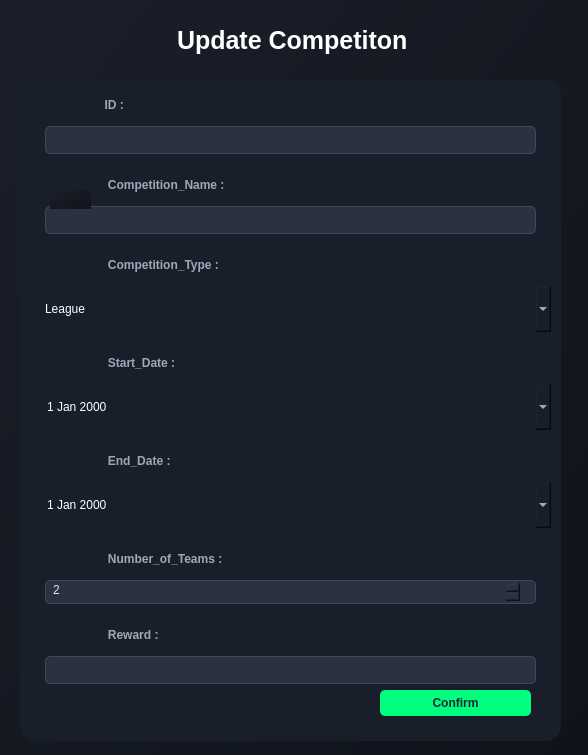
<?xml version="1.0" encoding="UTF-8"?>
<ui version="4.0">
 <class>updateform</class>
 <widget class="QWidget" name="updateform">
  <property name="geometry">
   <rect>
    <x>0</x>
    <y>0</y>
    <width>588</width>
    <height>755</height>
   </rect>
  </property>
  <property name="windowTitle">
   <string>Add New Competition</string>
  </property>
  <property name="styleSheet">
   <string notr="true">background: qlineargradient(x1:0, y1:0, x2:1, y2:1, stop:0 #1b1f2a, stop:1 #10131a);</string>
  </property>
  <widget class="QLabel" name="label_4">
   <property name="geometry">
    <rect>
     <x>160</x>
     <y>20</y>
     <width>261</width>
     <height>41</height>
    </rect>
   </property>
   <property name="font">
    <font>
     <pointsize>-1</pointsize>
     <bold>true</bold>
    </font>
   </property>
   <property name="styleSheet">
    <string notr="true">/* Style for the Adjust Team title label */
QLabel#label_4 {
    background-color: transparent; /* Dark background matching the app */
    color: #FFFFFF; /* White text for contrast */
    font-size: 25px; /* Larger font for title emphasis */
    font-weight: bold; /* Bold for a strong title appearance */


    padding: 5px 10px; /* Padding for a balanced look */
}</string>
   </property>
   <property name="text">
    <string>Update Competiton</string>
   </property>
  </widget>
  <widget class="QWidget" name="widget" native="true">
   <property name="geometry">
    <rect>
     <x>20</x>
     <y>80</y>
     <width>541</width>
     <height>661</height>
    </rect>
   </property>
   <property name="styleSheet">
    <string notr="true">background-color: rgb(25, 31, 42);
    color: #FFFFFF;
    font-family: 'Segoe UI', Arial, sans-serif;
    font-size: 12px;
    border-radius: 15px;
    padding: 15px;
    spacing: 2px;
</string>
   </property>
   <widget class="QWidget" name="widget" native="true">
    <property name="geometry">
     <rect>
      <x>10</x>
      <y>0</y>
      <width>521</width>
      <height>641</height>
     </rect>
    </property>
    <layout class="QVBoxLayout" name="verticalLayout">
     <item>
      <widget class="QLabel" name="label_comp_name_2">
       <property name="styleSheet">
        <string notr="true">color: #A0A8B7;
font-weight: bold;
padding-bottom: 5px;background-color:transparent;</string>
       </property>
       <property name="text">
        <string>                 ID :</string>
       </property>
      </widget>
     </item>
     <item>
      <widget class="QLineEdit" name="lineEdit_id">
       <property name="styleSheet">
        <string notr="true">background-color: #2A3240; /* Darker blue-gray for input fields */
    border: 1px solid #3A4A5A; /* Subtle blue-gray border */
    border-radius: 5px;
    padding: 5px;
    color: #E0E6ED; /* Light gray text for readability */
    margin-left: 15px;
    margin-right: 15px;
</string>
       </property>
      </widget>
     </item>
     <item>
      <widget class="QLabel" name="label_comp_name">
       <property name="styleSheet">
        <string notr="true">color: #A0A8B7;
font-weight: bold;
padding-bottom: 5px;background-color:transparent;</string>
       </property>
       <property name="text">
        <string>                  Competition_Name :</string>
       </property>
      </widget>
     </item>
     <item>
      <widget class="QLineEdit" name="lineEdit_comp_name">
       <property name="styleSheet">
        <string notr="true">background-color: #2A3240; /* Darker blue-gray for input fields */
    border: 1px solid #3A4A5A; /* Subtle blue-gray border */
    border-radius: 5px;
    padding: 5px;
    color: #E0E6ED; /* Light gray text for readability */
    margin-left: 15px;
    margin-right: 15px;
</string>
       </property>
      </widget>
     </item>
     <item>
      <widget class="QLabel" name="label_comp_type">
       <property name="styleSheet">
        <string notr="true">color: #A0A8B7;
font-weight: bold;
padding-bottom: 5px;background-color:transparent;</string>
       </property>
       <property name="text">
        <string>                  Competition_Type :</string>
       </property>
      </widget>
     </item>
     <item>
      <widget class="QComboBox" name="comboBox_comp_type">
       <property name="styleSheet">
        <string notr="true">background-color: #2A3240;
  border: 1px solid #3A4A5A;
    border-radius: 5px;
    padding: 5px;
    color: #E0E6ED;
    margin-left: 15px;
    margin-right: 15px;

comboBox_comp_type::drop-down {
    border-left: 1px solid #3A4A5A;
    width: 20px;
}
comboBox_comp_type::focus {
    border: 1px solid #00FF7F;
    background-color: #323A48;
}</string>
       </property>
       <item>
        <property name="text">
         <string>League</string>
        </property>
       </item>
       <item>
        <property name="text">
         <string>Tournament</string>
        </property>
       </item>
      </widget>
     </item>
     <item>
      <widget class="QLabel" name="label_start_date">
       <property name="styleSheet">
        <string notr="true">color: #A0A8B7;
font-weight: bold;
padding-bottom: 5px;background-color:transparent;</string>
       </property>
       <property name="text">
        <string>                  Start_Date :</string>
       </property>
      </widget>
     </item>
     <item>
      <widget class="QDateEdit" name="dateEdit_start_date">
       <property name="styleSheet">
        <string notr="true">background-color: #2A3240;
  border: 1px solid #3A4A5A;
    border-radius: 5px;
    padding: 5px;
    color: #E0E6ED;
    margin-left: 15px;
    margin-right: 15px;

comboBox_comp_type::drop-down {
    border-left: 1px solid #3A4A5A;
    width: 20px;
}
comboBox_comp_type::focus {
    border: 1px solid #00FF7F;
    background-color: #323A48;
}</string>
       </property>
       <property name="calendarPopup">
        <bool>true</bool>
       </property>
      </widget>
     </item>
     <item>
      <widget class="QLabel" name="label_end_date">
       <property name="styleSheet">
        <string notr="true">color: #A0A8B7;
font-weight: bold;
padding-bottom: 5px;background-color:transparent;</string>
       </property>
       <property name="text">
        <string>                  End_Date :</string>
       </property>
      </widget>
     </item>
     <item>
      <widget class="QDateEdit" name="dateEdit_end_date">
       <property name="styleSheet">
        <string notr="true">background-color: #2A3240;
  border: 1px solid #3A4A5A;
    border-radius: 5px;
    padding: 5px;
    color: #E0E6ED;
    margin-left: 15px;
    margin-right: 15px;

comboBox_comp_type::drop-down {
    border-left: 1px solid #3A4A5A;
    width: 20px;
}
comboBox_comp_type::focus {
    border: 1px solid #00FF7F;
    background-color: #323A48;
}</string>
       </property>
       <property name="calendarPopup">
        <bool>true</bool>
       </property>
      </widget>
     </item>
     <item>
      <widget class="QLabel" name="label_numbers_teams">
       <property name="styleSheet">
        <string notr="true">color: #A0A8B7;
font-weight: bold;
padding-bottom: 5px;background-color:transparent;</string>
       </property>
       <property name="text">
        <string>                  Number_of_Teams :</string>
       </property>
      </widget>
     </item>
     <item>
      <widget class="QSpinBox" name="spinBox_numbers_teams">
       <property name="styleSheet">
        <string notr="true">background-color: #2A3240; /* Darker blue-gray for input fields */
    border: 1px solid #3A4A5A; /* Subtle blue-gray border */
    border-radius: 5px;
    padding: 5px;
    color: #E0E6ED; /* Light gray text for readability */
    margin-left: 15px;
    margin-right: 15px;
    padding-top: 1px;
</string>
       </property>
       <property name="minimum">
        <number>2</number>
       </property>
       <property name="maximum">
        <number>100</number>
       </property>
      </widget>
     </item>
     <item>
      <widget class="QLabel" name="label_reward">
       <property name="styleSheet">
        <string notr="true">color: #A0A8B7;
font-weight: bold;
padding-bottom: 5px;background-color:transparent;</string>
       </property>
       <property name="text">
        <string>                  Reward :</string>
       </property>
      </widget>
     </item>
     <item>
      <widget class="QLineEdit" name="lineEdit_reward">
       <property name="styleSheet">
        <string notr="true">background-color: #2A3240; /* Darker blue-gray for input fields */
    border: 1px solid #3A4A5A; /* Subtle blue-gray border */
    border-radius: 5px;
    padding: 5px;
    color: #E0E6ED; /* Light gray text for readability */
    margin-left: 15px;
    margin-right: 15px;
</string>
       </property>
      </widget>
     </item>
     <item>
      <widget class="QPushButton" name="pushButton_submit">
       <property name="styleSheet">
        <string notr="true">background-color: #00FF7F; /* Green to match the accent */
    color: #1A2633; /* Dark blue text for contrast */
    font-size: 12px;
    font-weight: bold;
    border-radius: 5px;
    padding: 6px 12px;
    margin-left: 350px;
    margin-right: 20px;
    margin-bottom: 5px;</string>
       </property>
       <property name="text">
        <string>Confirm</string>
       </property>
      </widget>
     </item>
    </layout>
   </widget>
  </widget>
  <widget class="QLabel" name="label">
   <property name="geometry">
    <rect>
     <x>50</x>
     <y>190</y>
     <width>41</width>
     <height>19</height>
    </rect>
   </property>
   <property name="text">
    <string/>
   </property>
   <property name="pixmap">
    <pixmap resource="../images.qrc">:/compimg/compName.png</pixmap>
   </property>
   <property name="scaledContents">
    <bool>true</bool>
   </property>
  </widget>
  <widget class="QLabel" name="label_2">
   <property name="geometry">
    <rect>
     <x>60</x>
     <y>280</y>
     <width>20</width>
     <height>14</height>
    </rect>
   </property>
   <property name="styleSheet">
    <string notr="true">background-color: TRANSPARENT;</string>
   </property>
   <property name="text">
    <string/>
   </property>
   <property name="pixmap">
    <pixmap resource="../images.qrc">:/compimg/compType.png</pixmap>
   </property>
   <property name="scaledContents">
    <bool>true</bool>
   </property>
  </widget>
  <widget class="QLabel" name="label_3">
   <property name="geometry">
    <rect>
     <x>60</x>
     <y>360</y>
     <width>20</width>
     <height>20</height>
    </rect>
   </property>
   <property name="styleSheet">
    <string notr="true">background-color: TRANSPARENT;</string>
   </property>
   <property name="text">
    <string/>
   </property>
   <property name="pixmap">
    <pixmap resource="../images.qrc">:/compimg/StartDate.png</pixmap>
   </property>
   <property name="scaledContents">
    <bool>true</bool>
   </property>
  </widget>
  <widget class="QLabel" name="label_5">
   <property name="geometry">
    <rect>
     <x>50</x>
     <y>442</y>
     <width>30</width>
     <height>30</height>
    </rect>
   </property>
   <property name="styleSheet">
    <string notr="true">background-color: TRANSPARENT;</string>
   </property>
   <property name="text">
    <string/>
   </property>
   <property name="pixmap">
    <pixmap resource="../images.qrc">:/compimg/ExpDate.png</pixmap>
   </property>
   <property name="scaledContents">
    <bool>true</bool>
   </property>
  </widget>
  <widget class="QLabel" name="label_6">
   <property name="geometry">
    <rect>
     <x>60</x>
     <y>530</y>
     <width>20</width>
     <height>20</height>
    </rect>
   </property>
   <property name="styleSheet">
    <string notr="true">background-color: TRANSPARENT;</string>
   </property>
   <property name="text">
    <string/>
   </property>
   <property name="pixmap">
    <pixmap resource="../images.qrc">:/compimg/numbers.png</pixmap>
   </property>
   <property name="scaledContents">
    <bool>true</bool>
   </property>
  </widget>
  <widget class="QLabel" name="label_7">
   <property name="geometry">
    <rect>
     <x>60</x>
     <y>612</y>
     <width>20</width>
     <height>24</height>
    </rect>
   </property>
   <property name="styleSheet">
    <string notr="true">background-color: TRANSPARENT;</string>
   </property>
   <property name="text">
    <string/>
   </property>
   <property name="pixmap">
    <pixmap resource="../images.qrc">:/compimg/reward.png</pixmap>
   </property>
   <property name="scaledContents">
    <bool>true</bool>
   </property>
  </widget>
  <widget class="QLabel" name="label_8">
   <property name="geometry">
    <rect>
     <x>60</x>
     <y>110</y>
     <width>20</width>
     <height>20</height>
    </rect>
   </property>
   <property name="styleSheet">
    <string notr="true">background-color: TRANSPARENT;</string>
   </property>
   <property name="text">
    <string/>
   </property>
   <property name="pixmap">
    <pixmap resource="../images.qrc">:/compimg/user.png</pixmap>
   </property>
   <property name="scaledContents">
    <bool>true</bool>
   </property>
  </widget>
  <zorder>widget</zorder>
  <zorder>label_4</zorder>
  <zorder>label</zorder>
  <zorder>label_2</zorder>
  <zorder>label_3</zorder>
  <zorder>label_5</zorder>
  <zorder>label_6</zorder>
  <zorder>label_7</zorder>
  <zorder>label_8</zorder>
 </widget>
 <resources>
  <include location="../images.qrc"/>
 </resources>
 <connections/>
</ui>
